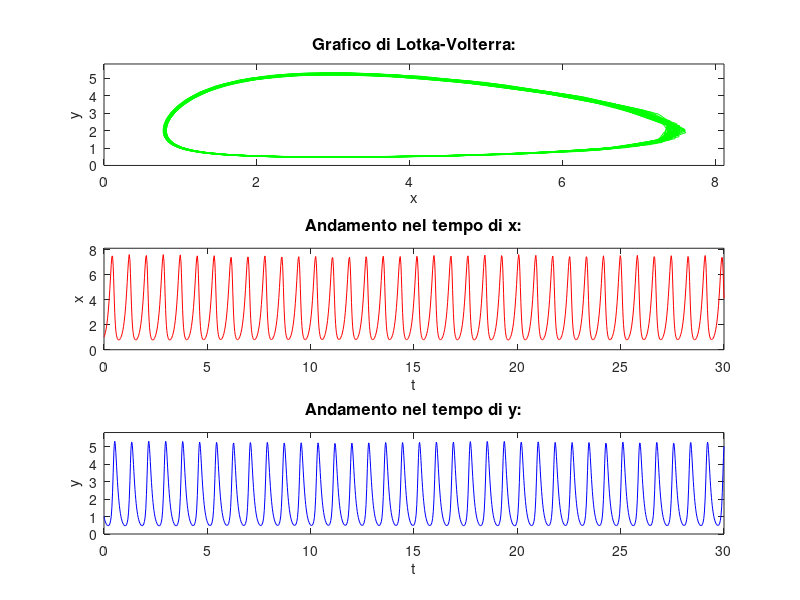

The MATLAB source for this figure:
function LotkaVolterra

% tempo massimo della simulazione
tempo_max = 30;

% parametri
a = 8;
b = 9;
c = 4;
d = 3;

% condizioni iniziali
x0 = 1;
y0 = 1;

% modello Volterra-Lotka
eq=@(t,x) [a*x(1) - c*x(1)*x(2); -b*x(2) + d*x(1)*x(2)];
[t,sol] = ode45(eq,[0 tempo_max],[x0 y0]);

% grafico di Volterra-Lotka
subplot(3,1,1)
plot(sol(:,1),sol(:,2),'-','color',[0; 1; 0],'markersize',14,'MarkerFaceColor','b');                               
hold on
title('Grafico di Lotka-Volterra:','fontsize',12)
xlabel('x')
ylabel('y')
axis([0 max(sol(:,1))+.5 0 max(sol(:,2))+.5])

% grafico di x nel tempo
subplot(3,1,2)
plot(t(:,1),sol(:,1),'-','color',[1; 0; 0],'markersize',10,'MarkerFaceColor','b')
title('Andamento nel tempo di x:','fontsize',12)
xlabel('t')
ylabel('x')
axis([0 tempo_max 0 max(sol(:,1))+.5])

% grafico di y nel tempo
subplot(3,1,3)
plot(t(:,1),sol(:,2),'-','color',[0; 0; 1],'markersize',10,'MarkerFaceColor','b')
title('Andamento nel tempo di y:','fontsize',12)
xlabel('t')
ylabel('y')
axis([0 tempo_max 0 max(sol(:,2))+.5])
